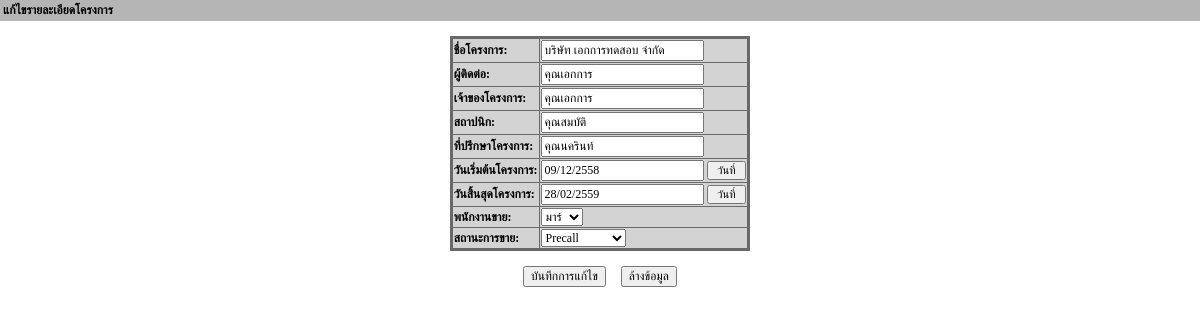
/EditUser.php?ID=29, run on the app's committed database.
### tables this page shows
CREATE TABLE `detailproject` (
  `ProjectID` int(50) NOT NULL auto_increment,
  `NameProject` varchar(100) NOT NULL,
  `Contact` varchar(50) NOT NULL,
  `OwnerProject` varchar(100) NOT NULL,
  `Architect` varchar(50) NOT NULL,
  `Consultant` varchar(100) NOT NULL,
  `StartDate` varchar(20) NOT NULL,
  `LastDate` varchar(20) NOT NULL,
  `Sale` varchar(10) NOT NULL,
  `StatusData` varchar(20) NOT NULL,
  PRIMARY KEY  (`ProjectID`)
);

### EditUser.php (the view, shortened to what this page needs)
<html>
<head>
<link type="text/css" rel="stylesheet" href="css/style.css" />
<link href="stylesheet.css" rel="stylesheet" type="text/css">
</head>
<body leftmargin="0" topmargin="0">
<table style="font-weight: bold;" width="100%" bgcolor="#B5B5B5">
<tr>
<td><span class="style2">แก้ไขรายละเอียดโครงการ</span></td>
</tr>
</table><br>
<center>
	<form action="SaveEditAdmin.php?ID=<?php echo $_GET["ID"];?>" name="frmEdit" method="post">
<?php
$strSQL = "SELECT * FROM detailproject WHERE ProjectID = '".$_GET["ID"]."' ";
$objQuery = mysql_query($strSQL) or die(mysql_error());
$objResult = mysql_fetch_array($objQuery);
?>
<table border="1" style="border-collapse:collapse; border: solid #696969; background-color: #D3D3D3;" style="font-size: 13px;">
<tr>
<td style="font-weight: bold;">ชื่อโครงการ:</td>
<td><input type="text" name="txtEditNameProject" value="<?php echo $objResult["NameProject"];?>" /></td>
</tr>
<tr>
<td style="font-weight: bold;">ผู้ติดต่อ:</td>
<td><input type="text" name="txtEditContact" value="<?php echo $objResult["Contact"];?>" /></td>
</tr>
<tr>
<td style="font-weight: bold;">เจ้าของโครงการ:</td>
<td><input type="text" name="txtEditOwnerProject" value="<?php echo $objResult["OwnerProject"];?>" /></td>
</tr>
<tr>
<td style="font-weight: bold;">สถาปนิก:</td>
<td><input type="text" name="txtEditArchitect" value="<?php echo $objResult["Architect"];?>" /></td>
</tr>
<tr>
<td style="font-weight: bold;">ที่ปรึกษาโครงการ:</td>
<td><input type="text" name="txtEditConsultant" value="<?php echo $objResult["Consultant"];?>" /></td>
</tr>
<tr><td style="font-weight: bold;">วันเริ่มต้นโครงการ:</td>
<td><input type="text" name="txtEditStartDate" id="daymonthyear1" onKeyPress="kod_pum()" value="<?php echo $objResult["StartDate"];?>" />
</td>
</tr>
<tr><td style="font-weight: bold;">วันสิ้นสุดโครงการ:</td>
<td><input type="text" name="txtEditLastDate" id="daymonthyear2" onKeyPress="kod_pum()" value="<?php echo $objResult['LastDate'];?>" />
</td>
</tr>
<td style="font-weight: bold;">
พนักงานขาย:
</td>
<td>
<select name="txtEditSale">
		<option><?=$objResult["Sale"];?></option>
</select>
</td>
<tr>
<td style="font-weight: bold;">
สถานะการขาย:
</td>
<td>
	<select name="txtEditStatusData">
	<option><?=$objResult["StatusData"];?></option>
	</select>
</td>
</tr>
</table>
<br>
<input type="submit" name="submit" value="บันทึกการแก้ไข">
<input type="reset" name="reset" value="ล้างข้อมูล">
</center>
</body>
</html>

### data on the page
detailproject: txtEditNameProject "บริษัท เอกการทดสอบ จำกัด", txtEditContact "คุณเอกการ", txtEditOwnerProject "คุณเอกการ", txtEditArchitect "คุณสมบัติ", txtEditConsultant "คุณนครินท์", txtEditStartDate "09/12/2558", txtEditLastDate "28/02/2559", txtEditSale "มาร์", txtEditStatusData "Precall"
